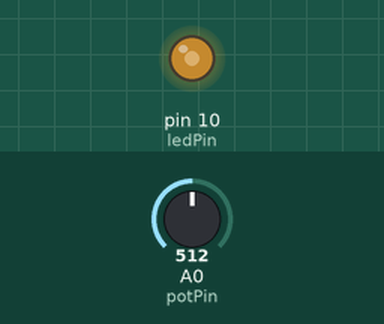
Simulated run of this sketch. Board: Arduino Uno, built with avr-gcc and run on an emulated ATmega328P. Shown: output pins drawn as LEDs (lit = HIGH). The inputs (shaded band) are chosen by the test bench; at power-on: A0 (potPin) = 512.

Above: at 1.2 s.
1.3 s: A0 (potPin) set to 716
At 2.1 s:
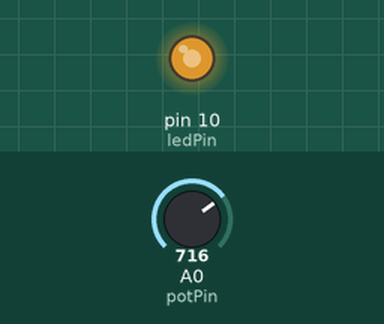
2.8 s: A0 (potPin) set to 900
At 3.4 s:
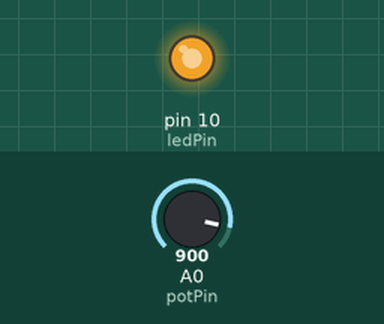
4.3 s: A0 (potPin) set to 122
At 5.5 s:
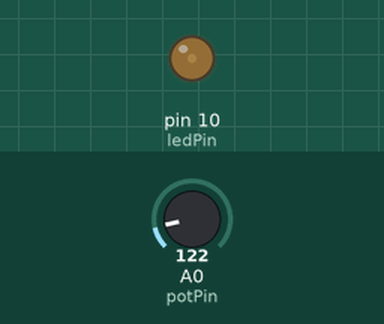
5.8 s: A0 (potPin) set to 0
At 6.9 s:
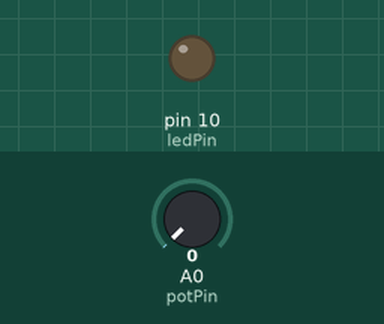
7.3 s: A0 (potPin) set to 511
At 7.9 s:
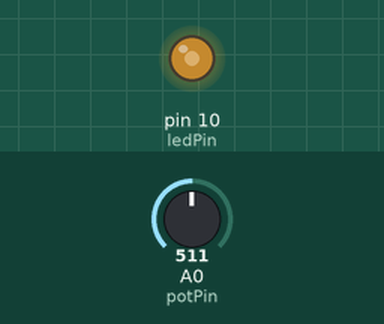
Timing chart, 0 to 9.8 s (numbered marks = the images above; inputs shaded):
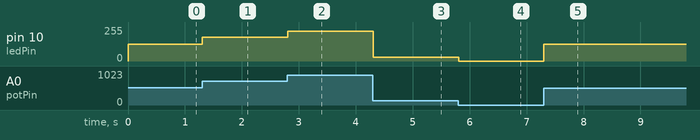

Measured:
- after the input at 1.3 s, pin 10 (ledPin): 127/255 → 178/255 at once
- after the input at 2.8 s, pin 10 (ledPin): 178/255 → 224/255 at once
- after the input at 4.3 s, pin 10 (ledPin): 224/255 → 30/255 at once
- after the input at 5.8 s, pin 10 (ledPin): 30/255 → 0/255 at once
- after the input at 7.3 s, pin 10 (ledPin): 0/255 → 127/255 at once

The sketch:

pwm.ino
```cpp
const int potPin = A0;
const int ledPin = 10;

int potValue = 0;
int brightness = 0;

void setup() {
    pinMode(ledPin, OUTPUT);
}

void loop() {
    potValue = analogRead(potPin);
    brightness = map(potValue, 0, 1023, 0, 255);
    analogWrite(ledPin, brightness);
    delay(10);
}
```
